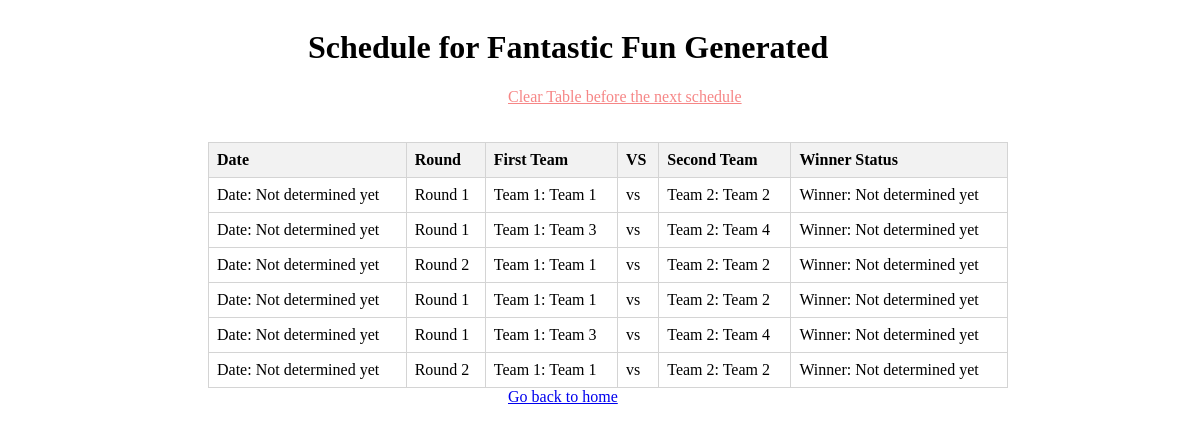
The app's page /display_schedule/1, older data.
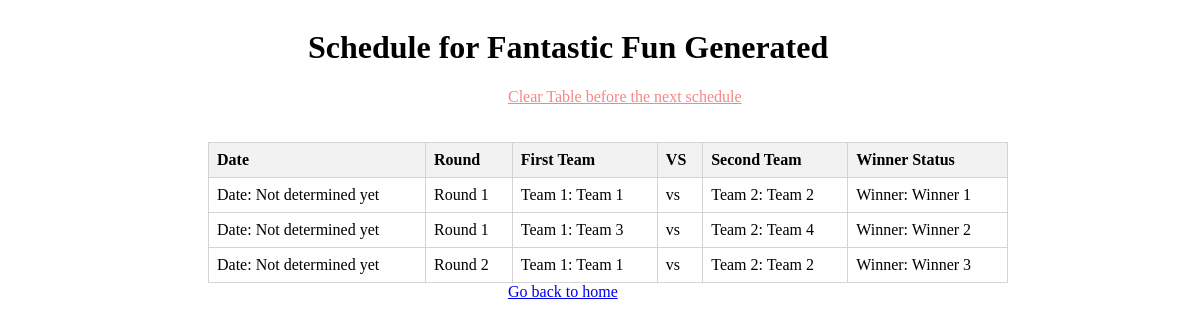
The same page, newer data.
### app.py (models this page shows, shortened)
class Tournament(db.Model):
    id = db.Column(db.Integer, primary_key=True)
    tournament_name = db.Column(db.String(200), nullable=False)
    number_of_teams = db.Column(db.Integer, nullable=False)
    start_date = db.Column(db.DateTime)
    end_date = db.Column(db.DateTime)
    teams = db.relationship('Team', backref='tournament', lazy=True)

class Match(db.Model):
    id = db.Column(db.Integer, primary_key=True)
    tournament_id = db.Column(db.Integer, db.ForeignKey('tournament.id'), nullable=False)
    round_number = db.Column(db.Integer, nullable=False)
    team1_id = db.Column(db.Integer, db.ForeignKey('team.id'))
    team2_id = db.Column(db.Integer, db.ForeignKey('team.id'))
    winner_id = db.Column(db.Integer, db.ForeignKey('team.id'))

class Team(db.Model):
    id = db.Column(db.Integer, primary_key=True)
    team_name = db.Column(db.String(200), nullable=False)
    tournament_id = db.Column(db.Integer, db.ForeignKey('tournament.id'), nullable=False)

### app.py (the view)
@app.route('/display_schedule/<int:tournament_id>')
def display_schedule(tournament_id):
    tournament = Tournament.query.get_or_404(tournament_id)
    schedule = Match.query.filter_by(tournament_id=tournament_id).all()
    teams = Team.query.filter_by(tournament_id=tournament_id).order_by(Team.id).all()
    print(f"\nSchedule for Tournament '{tournament.tournament_name}':")
    for match in schedule:
        team1_name = Team.query.get(match.team1_id).team_name if match.team1_id else 'Not determined yet'
        team2_name = Team.query.get(match.team2_id).team_name if match.team2_id else 'Not determined yet'
        winner_name = Team.query.get(match.winner_id).team_name if match.winner_id else 'Not determined yet'
        print(f"Round {match.round_number}: {team1_name} vs {team2_name}, Winner: {winner_name}")
    return render_template('generate_schedule.html', tournament=tournament, schedule=schedule, teams=teams)

### templates/generate_schedule.html (shortened to what this page needs)
{% extends 'base.html' %}
{% block body %}
<div class="content" style="margin-left: 300px;">
  {% if tournament %}
  <h1>Schedule for {{ tournament.tournament_name }} Generated</h1>
  {% else %}
  <p>No tournament data available.</p>
  {% endif %}
</div>
<div class="content" style="margin-left: 500px;">
  <a class="clear-matches-link" href="{{ url_for('clear_matches', tournament_id=tournament.id) }}">Clear Table before the next schedule</a>
</div><br/><br/>
<div class="content" style="margin-left: 200px;">
  <table style="width:800px">
    <tr>
      <th>Date</th>
      <th>Round</th>
      <th>First Team</th>
      <th>VS</th>
      <th>Second Team</th>
      <th>Winner Status</th>
    </tr>
    {% for match in schedule %}
    <tr>
      <td>Date: {{ match.match_date.strftime('%Y-%m-%d') if match.match_date else 'Not determined yet' }}</td>
      <td>Round {{ match.round_number }}</td>
      <td>Team 1: {{ teams[match.team1_id - 1].team_name if match.team1_id and match.team1_id <= teams|length else 'N/A' }}</td>
      <td>vs</td>
      <td>Team 2: {{ teams[match.team2_id - 1].team_name if match.team2_id and match.team2_id <= teams|length else 'N/A' }}</td>
      <td>Winner: {{ 'Winner ' ~ match.id if match.winner_id and match.winner_id <= teams|length else 'Not determined yet' }}</td>
    </tr>
    {% endfor %}
  </table>
</div>
<div class="content" style="margin-left: 500px;">
  <a href="{{ url_for('index') }}">Go back to home</a>
</div>
{% endblock %}

### templates/base.html (shortened to what this page needs)
<!DOCTYPE html>
<html lang="en">
<head>
    <link rel="stylesheet" href="{{ url_for('static', filename = 'css/main.css') }}">
</head>
<body>
    {% block body %}
    {% endblock %}
</body>
</html>

### static/css/main.css (style rules this page uses)
body { justify-content: center; align-items: center; font-family: 'Tahoma'; font-size: medium; }
.content { display: flex; }
table { border-collapse: collapse; width: 100%; }
th, td { border: 1px solid #d4d4d4; text-align: left; padding: 8px; }
th { background-color: #f2f2f2; }

### templates/generate_schedule.html (style rules this page uses)
.clear-matches-link { color: rgb(246, 134, 134); transition: color 0.3s ease; }

Row changes from the older to the newer data that the page shows:
removed Match: match_date "Not determined yet", round_number "1", team1.team_name "Team 1", team2.team_name "Team 2", id "Not determined yet"
removed Match: match_date "Not determined yet", round_number "1", team1.team_name "Team 3", team2.team_name "Team 4", id "Not determined yet"
removed Match: match_date "Not determined yet", round_number "2", team1.team_name "Team 1", team2.team_name "Team 2", id "Not determined yet"
changed Match: winner+id "Not determined yet" → "Winner 1"
changed Match "Team 3": winner+id "Not determined yet" → "Winner 2"
changed Match: id "Not determined yet" → "Winner 3"
